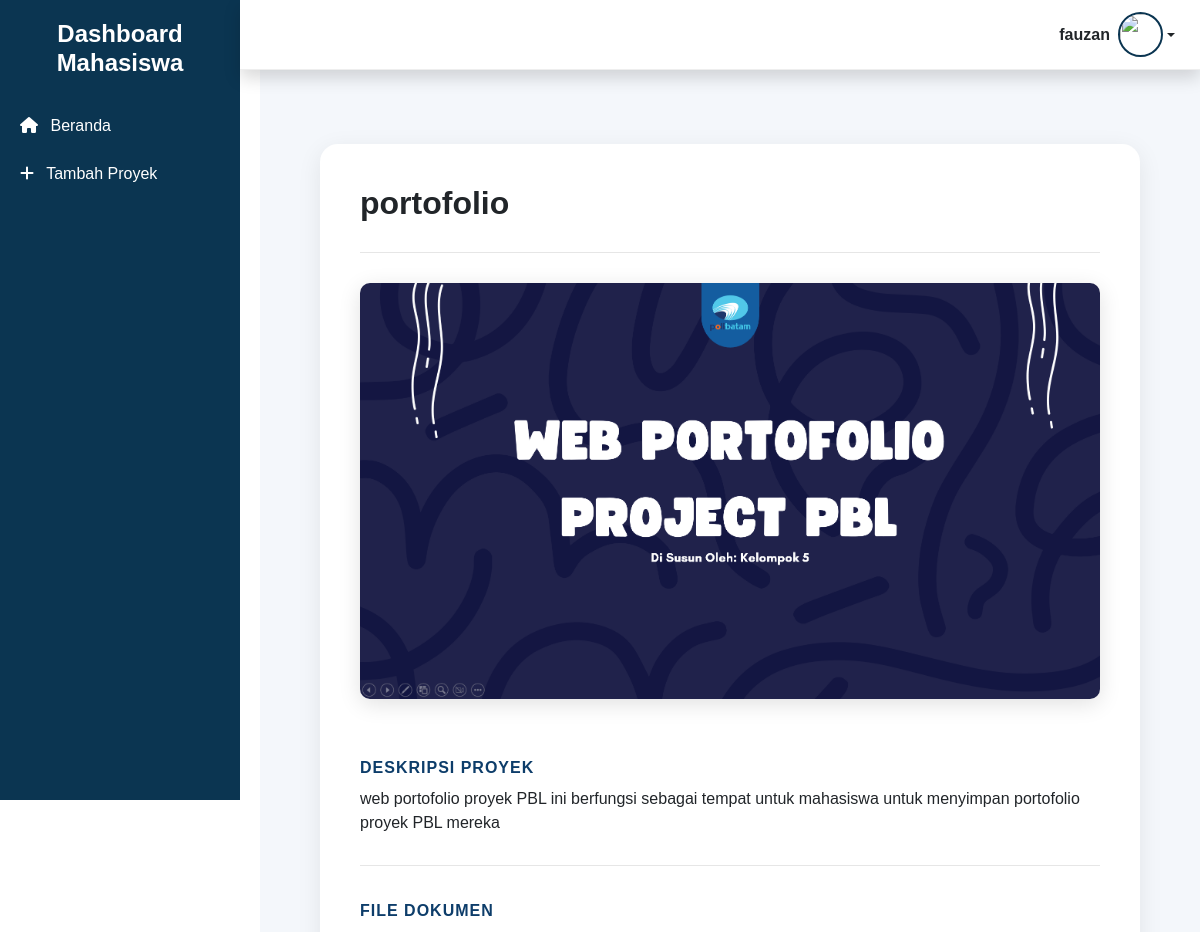
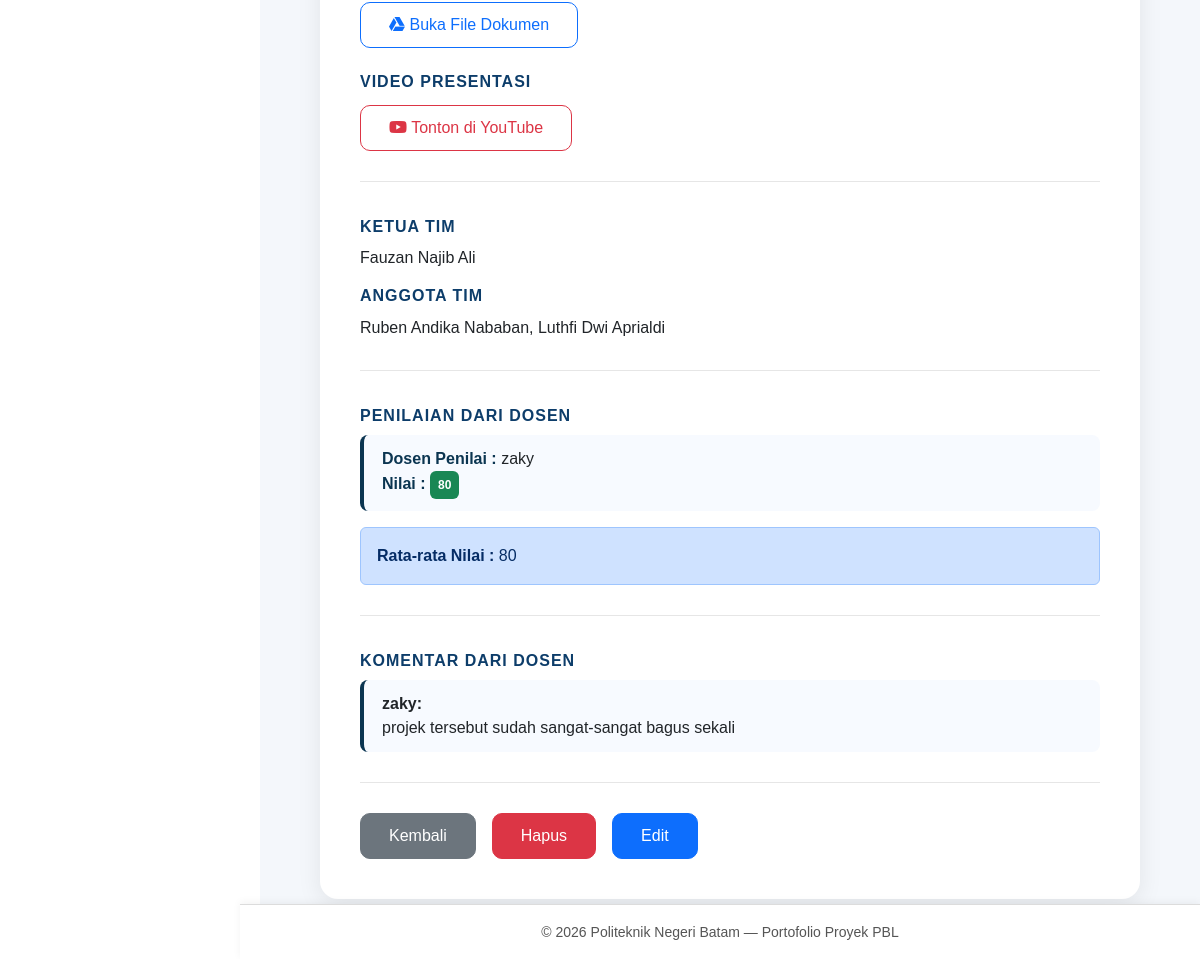
The app's page /mahasiswa/detail_proyek.php?id_projek=23 (signed in) with its own data (2 pictures, top to bottom).
### tables this page shows
CREATE TABLE `projek` (
  `id_projek` int NOT NULL,
  `judul` varchar(255) NOT NULL,
  `semester` enum('ganjil','genap') NOT NULL,
  `deskripsi` varchar(255) NOT NULL,
  `ketua` varchar(255) NOT NULL,
  `anggota` varchar(255) NOT NULL,
  `link_file` varchar(255) NOT NULL,
  `link_yt` varchar(255) NOT NULL,
  `foto` varchar(255) NOT NULL,
  `id_komentar` int DEFAULT NULL,
  `id_penilaian` int DEFAULT NULL,
  `id_user` int DEFAULT NULL
);

CREATE TABLE `penilaian` (
  `id_penilaian` int NOT NULL,
  `id_projek` int NOT NULL,
  `id_user` int NOT NULL,
  `nilai` int NOT NULL
);

CREATE TABLE `users` (
  `id_user` int NOT NULL,
  `nama` varchar(100) DEFAULT NULL,
  `username` varchar(100) DEFAULT NULL,
  `password` varchar(255) DEFAULT NULL,
  `nim` varchar(20) NOT NULL,
  `jurusan` enum('teknik elektro','teknik informatika','teknik mesin','manajemen bisnis') NOT NULL,
  `profil` varchar(255) DEFAULT NULL,
  `role` enum('mahasiswa','dosen','admin') NOT NULL
);

CREATE TABLE `komentar` (
  `id_komentar` int NOT NULL,
  `komentar` varchar(255) NOT NULL,
  `id_projek` int NOT NULL,
  `id_user` int NOT NULL
);

### mahasiswa/detail_proyek.php (the view, shortened to what this page needs)
<?php
include "../template/sidebar.php";
include "../template/header.php";
include "../template/topbar.php";
$id_projek = $_GET['id_projek'];
$result = mysqli_query($koneksi, "SELECT * FROM projek WHERE id_projek = '$id_projek'");
$row = mysqli_fetch_assoc($result);
$komentar_query = mysqli_query($koneksi,
    "SELECT k.*, u.nama AS nama_pengomentar
     FROM komentar k
     LEFT JOIN users u ON k.id_user = u.id_user
     WHERE k.id_projek = '$id_projek'
     ORDER BY k.id_komentar DESC"
);
$penilaian_query = mysqli_query($koneksi,
    "SELECT n.*, u.nama AS nama_dosen
     FROM penilaian n
     LEFT JOIN users u ON n.id_user = u.id_user
     WHERE n.id_projek = '$id_projek'"
);
?>
<div class="content-wrapper">
    <div class="project-card">
        <h2 class="fw-bold mb-4"><?= $row['judul'] ?></h2>
        <div class="divider"></div>
        <img src="../gambar/<?= $row['foto'] ?>" class="project-image mb-4">
        <h6 class="section-title">Deskripsi Proyek</h6>
        <p><?= nl2br($row['deskripsi']) ?></p>
        <div class="divider"></div>
        <h6 class="section-title">File Dokumen</h6>
        <a href="<?= $row['link_file'] ?>" target="_blank"
           class="btn btn-outline-primary btn-custom mt-1">
            <i class="fa-brands fa-google-drive"></i> Buka File Dokumen
        </a>
        <h6 class="section-title mt-4">Video Presentasi</h6>
        <a href="<?= $row['link_yt'] ?>" target="_blank"
           class="btn btn-outline-danger btn-custom mt-1">
            <i class="fa-brands fa-youtube"></i> Tonton di YouTube
        </a>
        <div class="divider"></div>
        <h6 class="section-title">Ketua Tim</h6>
        <p><?= $row['ketua'] ?></p>
        <h6 class="section-title mt-3">Anggota Tim</h6>
        <p><?= $row['anggota'] ?></p>
        <div class="divider"></div>
        <h6 class="section-title">Penilaian dari Dosen</h6>
        <?php
        $total_nilai = 0;
        $jumlah_penilai = mysqli_num_rows($penilaian_query);
        ?>
        <?php
        while ($n = mysqli_fetch_assoc($penilaian_query)) {
            $total_nilai += $n['nilai'];
        ?>
            <div class="penilaian-box">
                <b style="color:#0b3551;">Dosen Penilai :</b> <?= $n['nama_dosen'] ?><br>
                <b style="color:#0b3551;">Nilai :</b>
                <span class="badge bg-success p-2"><?= $n['nilai'] ?></span>
            </div>
        <?php } ?>
        <?php if ($jumlah_penilai > 0) {
            $rata = $total_nilai / $jumlah_penilai;
        ?>
            <div class="alert alert-primary mt-3" style="font-size:16px;">
                <b>Rata-rata Nilai :</b> <?= round($rata, 2) ?>
            </div>
        <?php } ?>
        <div class="divider"></div>
        <h6 class="section-title">Komentar dari Dosen</h6>
        <?php while ($k = mysqli_fetch_assoc($komentar_query)) { ?>
            <div class="komentar-box">
                <b><?= $k['nama_pengomentar'] ?>:</b><br>
                <?= nl2br($k['komentar']) ?>
            </div>
        <?php } ?>
        <div class="divider"></div>
        <div class="d-flex gap-3 mt-3">
            <a href="dashboard_mahasiswa.php" class="btn btn-secondary btn-custom">Kembali</a>
            <a onclick="return confirm('Apakah Anda yakin ingin menghapus data ini?')"
               href="hapus.php?id_projek=<?= $row['id_projek'] ?>"
               class="btn btn-danger btn-custom">
                Hapus
            </a>
            <a href="edit.php?id_projek=<?= $row['id_projek'] ?>"
               class="btn btn-primary btn-custom">
                Edit
            </a>
        </div>
    </div>
</div>
<?php include "../template/footer.php"; ?>

### template/header.php (style rules this page uses)
body { font-family: 'Poppins', sans-serif; background: #ffffff; margin: 0; }
.project-card img { width: 100%; height: auto; object-fit: cover; border-radius: 10px; }

### mahasiswa/detail_proyek.php (style rules this page uses)
.content-wrapper { margin-left: 260px; padding: 120px 60px 60px; background: #f4f7fb; min-height: 100vh; transition: all 0.3s ease-in-out; }
.project-card { background: #ffffff; padding: 40px; border-radius: 18px; box-shadow: 0 6px 25px rgba(0,0,0,0.08); }
.section-title { font-size: 16px; font-weight: 700; color: #0d3d6a; margin-top: 35px; margin-bottom: 10px; text-transform: uppercase; letter-spacing: 1px; }
.divider { height: 1px; background-color: #e6e6e6; margin: 30px 0; }
.project-image { border-radius: 10px; box-shadow: 0 5px 22px rgba(0,0,0,0.12); width: 100%; object-fit: cover; }
.komentar-box, .penilaian-box { background: #f7faff; border-left: 4px solid #0b3551; padding: 12px 18px; border-radius: 8px; margin-bottom: 12px; word-break: break-word; }
.btn-custom { padding: 10px 28px; border-radius: 10px; }

### records on screen
projek: judul "portofolio", foto (picture), deskripsi "web portofolio proyek PBL ini berfungsi sebagai tempat untuk mahasiswa untuk menyimpan portofolio proyek PBL mereka", ketua "Fauzan Najib Ali", anggota "Ruben Andika Nababan, Luthfi Dwi Aprialdi"
penilaian: id_user.nama "zaky", nilai "80"
komentar: id_user.nama "zaky", komentar "projek tersebut sudah sangat-sangat bagus sekali"

### other values on screen
$nama "fauzan"
$rata "80"
